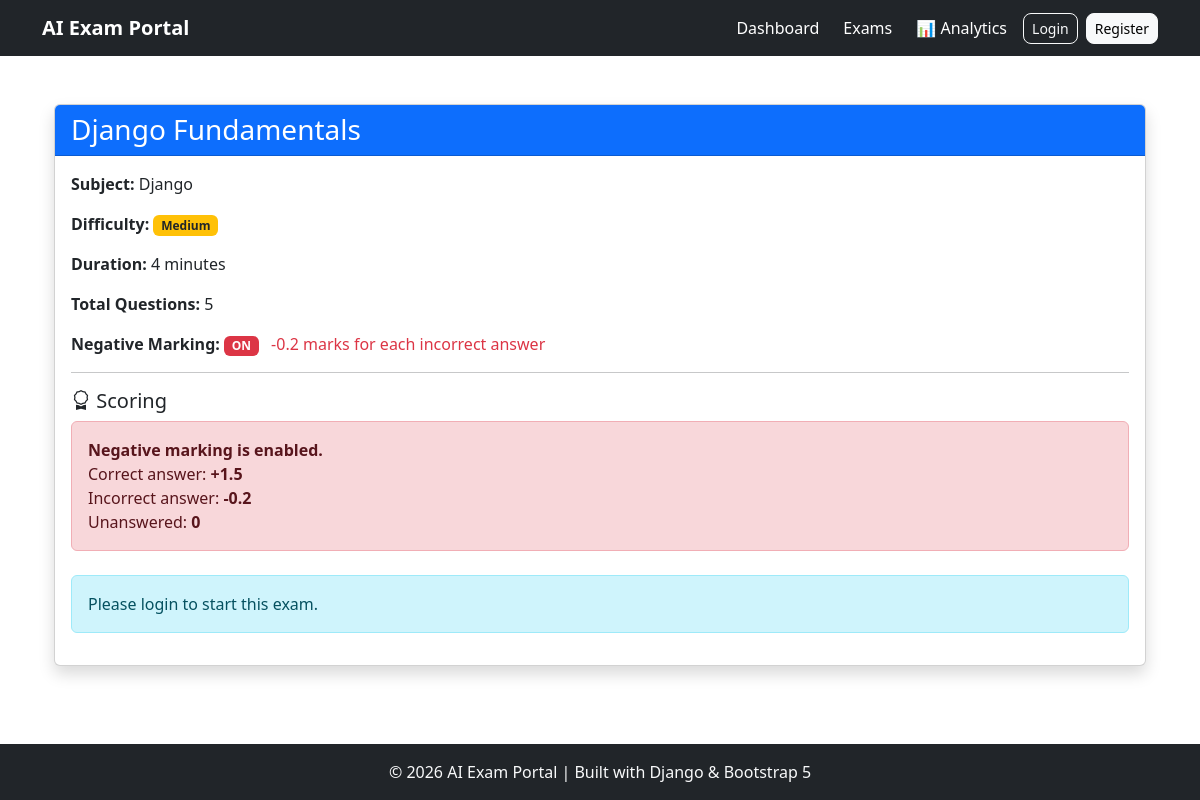
The page /exams/2/ on the database its author committed.
### exams/models.py (models this page shows, shortened)
class Exam(models.Model):
    DIFFICULTY_CHOICES = [
        ('Easy', 'Easy'),
        ('Medium', 'Medium'),
        ('Hard', 'Hard'),
    ]
    title = models.CharField(max_length=200)
    subject = models.CharField(max_length=100)
    description = models.TextField(blank=True)
    duration_minutes = models.PositiveIntegerField(default=30)
    negative_marking = models.BooleanField(
        default=False,
        help_text="Enable negative marking for incorrect answers."
    )
    negative_marks = models.FloatField(
        default=0.25,
        help_text="Marks deducted for each incorrect answer."
    )
    marks_per_question = models.FloatField(
        default=1,
        help_text="Marks awarded for each correct answer."
    )
    difficulty = models.CharField(
        max_length=10,
        choices=DIFFICULTY_CHOICES
    )
    created_by = models.ForeignKey(
        User,
        on_delete=models.CASCADE
    )
    created_at = models.DateTimeField(
        auto_now_add=True
    )
    class Meta:
        ordering = ['-created_at']

### exams/views.py (the view)
class ExamDetailView(DetailView):
    model = Exam
    template_name = "exams/exam_detail.html"

### templates/exams/exam_detail.html (shortened to what this page needs)
{% extends 'base.html' %}
{% block content %}
<div class="container mt-4">
    <div class="card shadow">
        <div class="card-header bg-primary text-white">
            <h3 class="mb-0">
                {{ exam.title }}
            </h3>
        </div>
        <div class="card-body">
            <p>
                <strong>Subject:</strong>
                {{ exam.subject }}
            </p>
            <p>
                <strong>Difficulty:</strong>
                {% if exam.difficulty == "Easy" %}
                    <span class="badge bg-success">
                        Easy
                    </span>
                {% elif exam.difficulty == "Medium" %}
                    <span class="badge bg-warning text-dark">
                        Medium
                    </span>
                {% else %}
                    <span class="badge bg-danger">
                        Hard
                    </span>
                {% endif %}
            </p>
            <p>
                <strong>Duration:</strong>
                {{ exam.duration_minutes }} minutes
            </p>
            <p>
                <strong>Total Questions:</strong>
                {{ exam.questions.count }}
            </p>
            <p>
                <strong>Negative Marking:</strong>
                {% if exam.negative_marking %}
                    <span class="badge bg-danger">
                        ON
                    </span>
                    <span class="text-danger ms-2">
                        -{{ exam.negative_marks }} marks for each
                        incorrect answer
                    </span>
                {% endif %}
            </p>
            <hr>
            <h5>
                <i class="bi bi-award"></i>
                Scoring
            </h5>
            {% if exam.negative_marking %}
                <div class="alert alert-danger">
                    <strong>Negative marking is enabled.</strong>
                    <br>
                    Correct answer:
                    <strong>+{{ exam.marks_per_question }}</strong>
                    <br>
                    Incorrect answer:
                    <strong>-{{ exam.negative_marks }}</strong>
                    <br>
                    Unanswered:
                    <strong>0</strong>
                </div>
            {% endif %}
            {% if user.is_authenticated %}
                <div class="text-center mt-4">
                    <a href="{% url 'exam_instructions' exam.id %}"
                       class="btn btn-success btn-lg">
                        <i class="bi bi-play-circle"></i>
                        View Instructions & Start Exam
                    </a>
                </div>
            {% else %}
                <div class="alert alert-info mt-4">
                    Please login to start this exam.
                </div>
            {% endif %}
        </div>
    </div>
</div>
{% endblock %}

### rows shown on the page
Exam: title "Django Fundamentals", subject "Django", duration_minutes "4", questions.count "5", negative_marks "0.2", marks_per_question "1.5"
